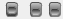
<?xml version="1.0" encoding="UTF-8"?>
<ui version="4.0">
 <class>CKeyboardForm</class>
 <widget class="QWidget" name="CKeyboardForm">
  <property name="geometry">
   <rect>
    <x>0</x>
    <y>0</y>
    <width>373</width>
    <height>41</height>
   </rect>
  </property>
  <property name="windowTitle">
   <string>Dialog</string>
  </property>
  <layout class="QHBoxLayout" name="horizontalLayout">
   <property name="spacing">
    <number>0</number>
   </property>
   <property name="sizeConstraint">
    <enum>QLayout::SetFixedSize</enum>
   </property>
   <property name="leftMargin">
    <number>0</number>
   </property>
   <property name="topMargin">
    <number>0</number>
   </property>
   <property name="rightMargin">
    <number>0</number>
   </property>
   <property name="bottomMargin">
    <number>0</number>
   </property>
   <item>
    <layout class="QHBoxLayout" name="horizontalLayout_2">
     <property name="spacing">
      <number>-1</number>
     </property>
     <property name="topMargin">
      <number>2</number>
     </property>
     <property name="rightMargin">
      <number>0</number>
     </property>
     <property name="bottomMargin">
      <number>2</number>
     </property>
     <item>
      <widget class="QSlider" name="pitchSlider">
       <property name="sizePolicy">
        <sizepolicy hsizetype="Fixed" vsizetype="Preferred">
         <horstretch>0</horstretch>
         <verstretch>0</verstretch>
        </sizepolicy>
       </property>
       <property name="minimumSize">
        <size>
         <width>24</width>
         <height>0</height>
        </size>
       </property>
       <property name="maximumSize">
        <size>
         <width>24</width>
         <height>16777215</height>
        </size>
       </property>
       <property name="styleSheet">
        <string notr="true">QSlider::groove:vertical 
{
	background-color: qlineargradient(spread:pad, x1:0, y1:0, x2:0, y2:1, stop:0 rgba(200, 200, 200, 255), stop:1 rgba(50, 50, 50, 255));
	width: 10px;
	border: 1px inset #555;
	border-radius: 3px;
}

QSlider::handle:vertical 
{
	background: qlineargradient(x1:0, y1:0, x2:0, y2:1, stop:0 #222, stop:1 #ddd);
	border: 1px solid #888;
	height: 6px;
	/*margin-left: -2px;
	margin-right: -2px;*/
	border-radius: 3px;
}
</string>
       </property>
       <property name="minimum">
        <number>-100</number>
       </property>
       <property name="maximum">
        <number>100</number>
       </property>
       <property name="orientation">
        <enum>Qt::Vertical</enum>
       </property>
      </widget>
     </item>
     <item>
      <widget class="QSlider" name="modulationSlider1">
       <property name="sizePolicy">
        <sizepolicy hsizetype="Fixed" vsizetype="Preferred">
         <horstretch>0</horstretch>
         <verstretch>0</verstretch>
        </sizepolicy>
       </property>
       <property name="minimumSize">
        <size>
         <width>24</width>
         <height>0</height>
        </size>
       </property>
       <property name="maximumSize">
        <size>
         <width>24</width>
         <height>16777215</height>
        </size>
       </property>
       <property name="styleSheet">
        <string notr="true">QSlider::groove:vertical 
{
	background-color: qlineargradient(spread:pad, x1:0, y1:0, x2:0, y2:1, stop:0 rgba(200, 200, 200, 255), stop:1 rgba(50, 50, 50, 255));
	width: 10px;
	border: 1px inset #555;
	border-radius: 3px;
}

QSlider::handle:vertical 
{
	background: qlineargradient(x1:0, y1:0, x2:0, y2:1, stop:0 #222, stop:1 #ddd);
	border: 1px solid #888;
	height: 6px;
	/*margin-left: -2px;
	margin-right: -2px;*/
	border-radius: 3px;
}
</string>
       </property>
       <property name="maximum">
        <number>100</number>
       </property>
       <property name="orientation">
        <enum>Qt::Vertical</enum>
       </property>
      </widget>
     </item>
     <item>
      <widget class="QSlider" name="modulationSlider2">
       <property name="sizePolicy">
        <sizepolicy hsizetype="Fixed" vsizetype="Preferred">
         <horstretch>0</horstretch>
         <verstretch>0</verstretch>
        </sizepolicy>
       </property>
       <property name="styleSheet">
        <string notr="true">QSlider::groove:vertical 
{
	background-color: qlineargradient(spread:pad, x1:0, y1:0, x2:0, y2:1, stop:0 rgba(200, 200, 200, 255), stop:1 rgba(50, 50, 50, 255));
	width: 10px;
	border: 1px inset #555;
	border-radius: 3px;
}

QSlider::handle:vertical 
{
	background: qlineargradient(x1:0, y1:0, x2:0, y2:1, stop:0 #222, stop:1 #ddd);
	border: 1px solid #888;
	height: 6px;
	/*margin-left: -2px;
	margin-right: -2px;*/
	border-radius: 3px;
}
</string>
       </property>
       <property name="maximum">
        <number>100</number>
       </property>
       <property name="orientation">
        <enum>Qt::Vertical</enum>
       </property>
      </widget>
     </item>
    </layout>
   </item>
   <item>
    <widget class="OCPiano" name="piano" native="true">
     <property name="sizePolicy">
      <sizepolicy hsizetype="Fixed" vsizetype="Fixed">
       <horstretch>0</horstretch>
       <verstretch>0</verstretch>
      </sizepolicy>
     </property>
    </widget>
   </item>
  </layout>
 </widget>
 <customwidgets>
  <customwidget>
   <class>OCPiano</class>
   <extends>QWidget</extends>
   <header location="global">ocpiano.h</header>
   <container>1</container>
  </customwidget>
 </customwidgets>
 <resources/>
 <connections/>
</ui>
